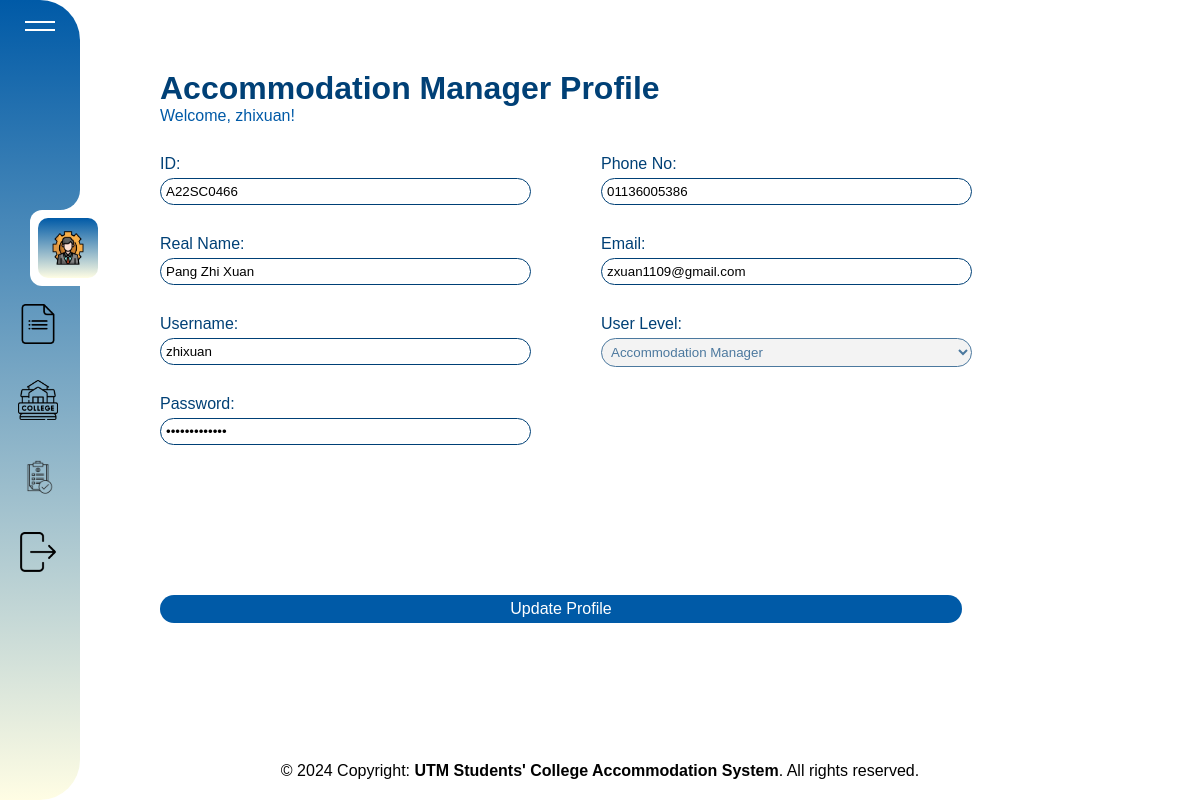
The page /manager_profile.php (signed in) on the database its author committed.
### tables this page shows
CREATE TABLE users (
    id VARCHAR(50) PRIMARY KEY,
    username VARCHAR(50) NOT NULL UNIQUE,
    password VARCHAR(255) NOT NULL,
    real_name VARCHAR(100) NOT NULL,
    phone VARCHAR(20),
    email VARCHAR(100),
    user_level ENUM('student', 'admin', 'accommodation_manager') NOT NULL
);

### manager_profile.php (the view, shortened to what this page needs)
<?php
include 'db_connect.php';
function getUserDetails($conn, $user_id) {
    $sql = "SELECT * FROM users WHERE id = ?";
    $stmt = $conn->prepare($sql);
    $stmt->bind_param('s', $user_id);
    $stmt->execute();
    $result = $stmt->get_result();
    if ($result->num_rows > 0) {
        return $result->fetch_assoc();
    } else {
        return null;
    }
}
$user_id = $_SESSION['user_id'];
$user = getUserDetails($conn, $user_id);
?>
<!DOCTYPE html>
<html lang="en">
<head>
    <link rel="stylesheet" href="style.css">
</head>
<body>
    <?php include 'manager_header.php'; ?>
    <div class="main-content">
        <div class="title">
            <h1>Accommodation Manager Profile</h1>
            <p>Welcome, <?php echo htmlspecialchars($user['username']); ?>!</p>
        </div>
        <div class="profile-form">
            <form action="" method="POST">
                <div class="input-group">
                    <label for="id">ID:</label>
                    <input type="text" id="id" name="id" value="<?php echo htmlspecialchars($user['id']); ?>" readonly>
                    <label for="real_name">Real Name:</label>
                    <input type="text" id="real_name" name="real_name" value="<?php echo htmlspecialchars($user['real_name']); ?>" readonly>
                    <label for="username">Username:</label>
                    <input type="text" id="username" name="username" value="<?php echo htmlspecialchars($user['username']); ?>" required>
                    <label for="password">Password:</label>
                    <input type="password" id="password" name="password" value="<?php echo htmlspecialchars($user['password']); ?>"required>
                </div>
                <div class="input-group">
                    <label for="phone">Phone No:</label>
                    <input type="text" id="phone" name="phone" value="<?php echo htmlspecialchars($user['phone']); ?>">
                    <label for="email">Email:</label>
                    <input type="email" id="email" name="email" value="<?php echo htmlspecialchars($user['email']); ?>">
                    <label for="user_level">User Level:</label>
                    <select id="user_level" name="user_level" disabled>
                        <option value="accommodation_manager" <?php if ($user['user_level'] == 'accommodation_manager') echo 'selected'; ?>>Accommodation Manager</option>
                    </select>
                </div>
                <button type="submit" name="update_user">Update Profile</button>
            </form>
        </div>
    </div>
</body>
</html>

### style.css (style rules this page uses)
body { font-family: Arial, sans-serif; background-color: #fff; margin: 0; padding: 20px; }
.main-content { margin-left: 140px; transition: margin-left 0.3s ease; }
.title { margin-top:50px; padding-bottom: 30px; }
.title h1 { color: #004076; }
.title p { color:#005aa7; }
button { background-color: #005aa7; color: white; border: none; border-radius: 20px; cursor: pointer; font-size: 16px; padding:5px 15px; margin-right:10px; }
.modal-content input[type=text], input[type=password], input[type=email], select, input[type=number] { margin:10px; padding:5px; border: 1px solid #004076; border-radius: 20px; }

### menuStyle.css (style rules this page uses)
* { margin: 0; padding: 0; box-sizing: border-box; }
body { height: 100%; background-color: #fff; }

### manager_profile.php (style rules this page uses)
.main-content { width:70%; }
.profile-form form { display: grid; grid-template-columns: repeat(2, 1fr); gap: 70px; }
.profile-form .input-group { display: flex; flex-direction: column; }
.profile-form .input-group label, .profile-form .input-group select { margin: 0 0 5px 0; color: #004076; }
.profile-form .input-group input { margin:0 0 30px 0; }
.profile-form input[type=text], input[type=password], input[type=email], select, input[type=number] { padding:5px; border: 1px solid #004076; border-radius: 20px; }
.profile-form button { margin-top:50px; grid-column: span 2; }

### rows shown on the page
users: username "zhixuan", id "A22SC0466", real_name "Pang Zhi Xuan", phone "01136005386", email "zxuan1109@gmail.com", user_level "Accommodation Manager"
